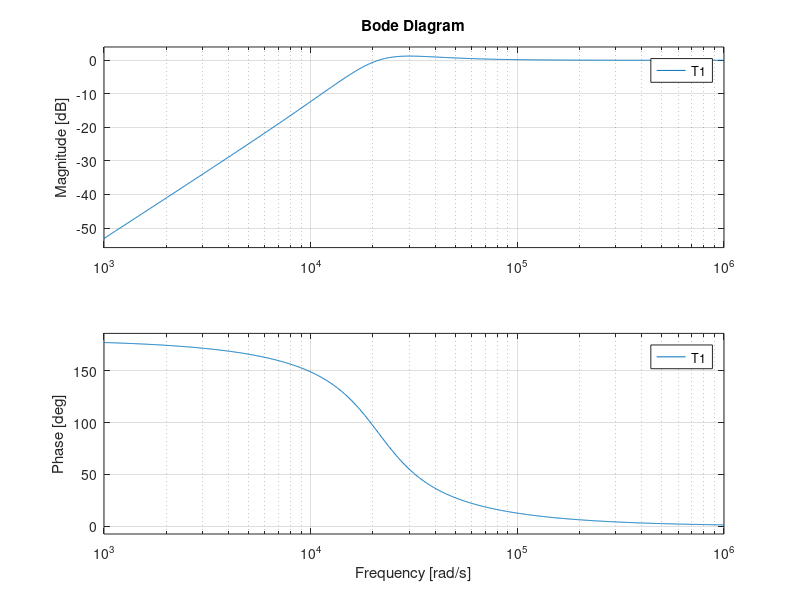
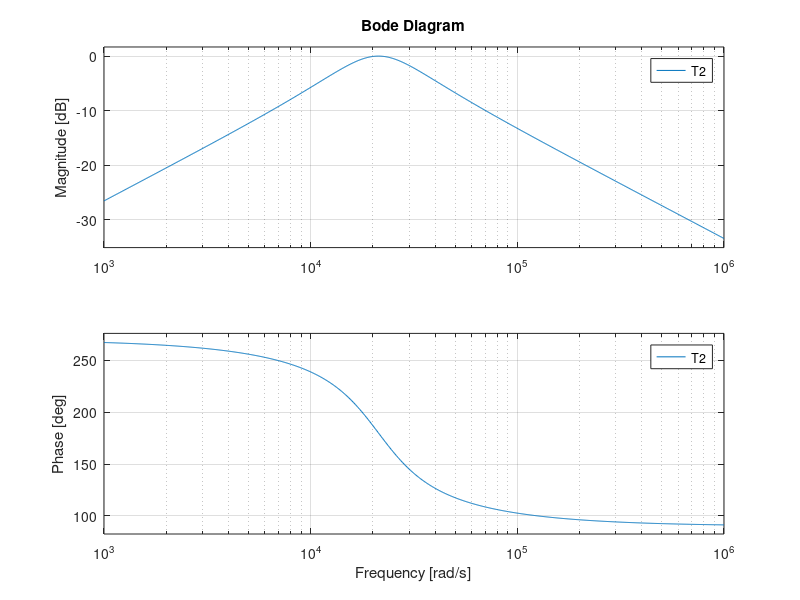
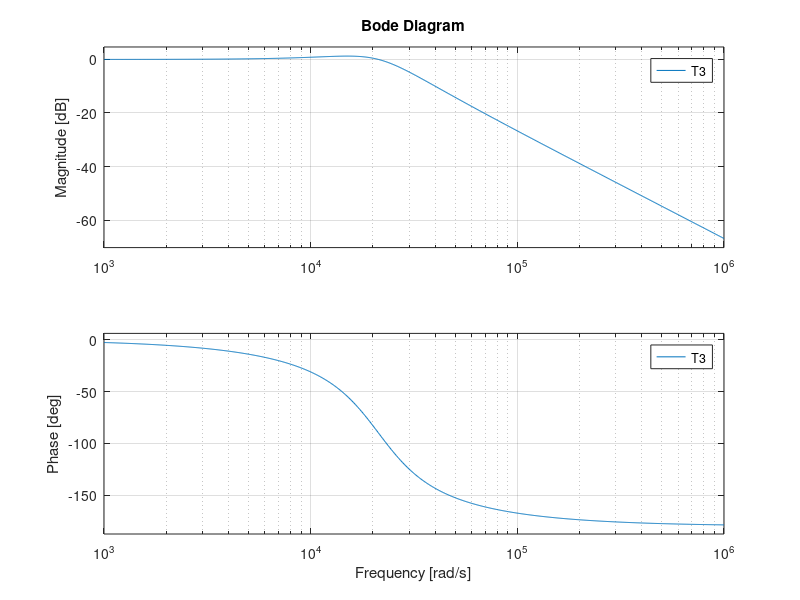

These figures' MATLAB source, in order:
R1 =	5.10E+04;
R2 =	1.00E+05;
R3 =	1.00E+04;
R4 =	1.00E+04;
R5 =	1.00E+05;
R6 =	1.00E+04;
R7 =	1.00E+06;
R8 =	1.00E+05;
R9 =	5.10E+04;
R10 =	1.00E+05;
R11 =	1.00E+04;

P1 = 	1.00E+05;
P2 =	1.00E+04;
C1 =	4.70E-09;
C2 =	4.70E-09;

k = ((R5+R2)*P2)/(R2*(R3+P2));
Q = 1/(((R5+R2)*R3)/(R2*(R3+P2)));
T = R6*C1;

s = tf('s');

T1 = (k*s^2)/(s^2+s/(Q*T)+1/(T^2));
T2 = ((-k/T)*s)/(s^2+s/(Q*T)+1/(T^2));
T3 = (k/(T^2))/(s^2+s/(Q*T)+1/(T^2));

figure(1)
bode(T1)

figure(2)
bode(T2)

figure(3)
bode(T3)


